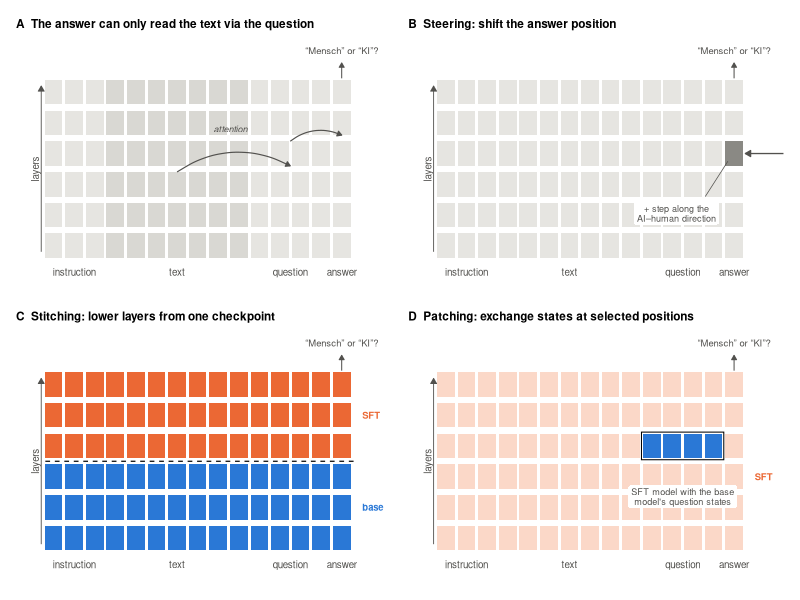
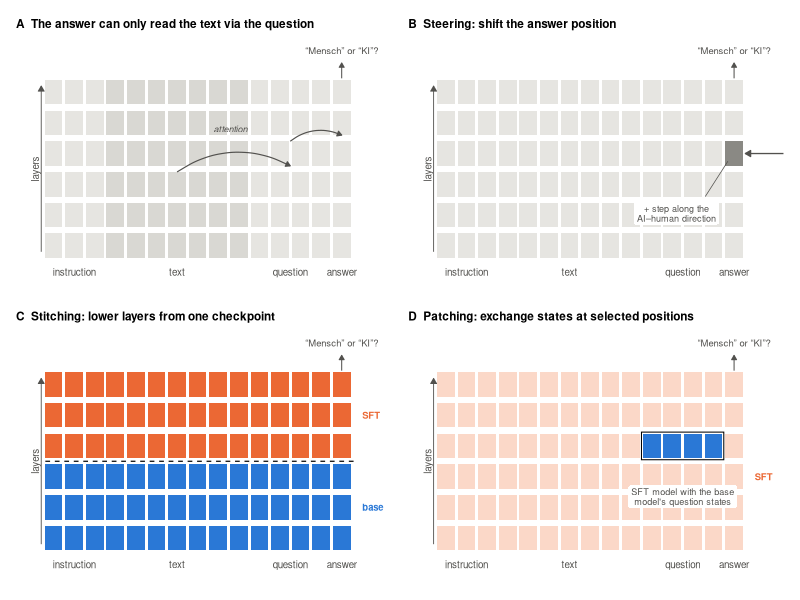

R code for these plots, in order:
# Conceptual methods figure: how the answer reads the text, steering, stitching, patching.
# Writes paper/figures/fig0_methods_schematic.{pdf,png}.  Usage: Rscript plots/fig_schematic.R
# Colour roles as in the data figures: blue = base checkpoint, orange = SFT checkpoint.

suppressPackageStartupMessages({ library(ggplot2); library(dplyr); library(patchwork) })

BLUE <- "#2a78d6"; ORANGE <- "#eb6834"; INK <- "#52514e"; TILE <- "#e6e5e1"; LIGHTBLUE <- "#cfe0f6"; LIGHTORANGE <- "#fbd8c8"
OUT <- "paper/figures"

# positions (x) and layers (y)
groups <- data.frame(group = c("instruction", "text", "question", "answer"),
                     from = c(1, 4, 11, 15), to = c(3, 10, 14, 15))
pos <- do.call(rbind, lapply(seq_len(nrow(groups)), function(i)
  data.frame(x = groups$from[i]:groups$to[i], group = groups$group[i])))
L <- 6
grid_df <- merge(pos, data.frame(y = 1:L))
group_lab <- groups |> mutate(x = (from + to) / 2)

base_panel <- function(fill_fun = function(d) TILE, title) {
  d <- grid_df; d$fill <- fill_fun(d)
  ggplot(d) +
    geom_tile(aes(x = x, y = y, fill = I(fill)), width = 0.86, height = 0.8, colour = NA) +
    geom_text(data = group_lab, aes(x = x, y = 0.15, label = group), size = 2.5, colour = INK) +
    annotate("text", x = 0.1, y = (L + 1) / 2, label = "layers", angle = 90, size = 2.5, colour = INK) +
    annotate("segment", x = 0.4, xend = 0.4, y = 0.8, yend = L + 0.2, colour = INK, linewidth = 0.3,
             arrow = arrow(length = unit(0.06, "in"), type = "closed")) +
    coord_cartesian(xlim = c(0, 16.6), ylim = c(-0.2, L + 1.6), clip = "off") +
    labs(title = title) + theme_void(base_size = 8.5) +
    theme(plot.title = element_text(face = "bold", size = 8.5, colour = "black", hjust = 0),
          plot.margin = margin(4, 6, 4, 6))
}
answer_out <- function(p) p +
  annotate("segment", x = 15, xend = 15, y = L + 0.45, yend = L + 0.95, colour = INK, linewidth = 0.35,
           arrow = arrow(length = unit(0.05, "in"), type = "closed")) +
  annotate("text", x = 15, y = L + 1.35, label = "“Mensch” or “KI”?", size = 2.4, colour = INK)

# A: how the answer reads the text
pA <- base_panel(function(d) ifelse(d$group == "text", "#d9d8d3", TILE),
                 "A  The answer can only read the text via the question") |> answer_out()
pA <- pA +
  annotate("curve", x = 7, xend = 12.5, y = 3.4, yend = 3.6, curvature = -0.3, colour = INK, linewidth = 0.4,
           arrow = arrow(length = unit(0.05, "in"), type = "closed")) +
  annotate("curve", x = 12.5, xend = 15, y = 4.4, yend = 4.6, curvature = -0.3, colour = INK, linewidth = 0.4,
           arrow = arrow(length = unit(0.05, "in"), type = "closed")) +
  annotate("text", x = 9.6, y = 4.8, label = "attention", size = 2.3, colour = INK, fontface = "italic")

# B: steering
pB <- base_panel(function(d) ifelse(d$x == 15 & d$y == 4, "#8a8984", TILE),
                 "B  Steering: shift the answer position") |> answer_out()
pB <- pB +
  annotate("segment", x = 17.4, xend = 15.55, y = 4, yend = 4, colour = INK, linewidth = 0.45,
           arrow = arrow(length = unit(0.06, "in"), type = "closed")) +
  annotate("label", x = 12.2, y = 2.05, label = "+ step along the\nAI–human direction", size = 2.3,
           colour = INK, hjust = 0.5, lineheight = 0.9, fill = "white", label.size = 0) +
  annotate("segment", x = 13.6, xend = 14.7, y = 2.6, yend = 3.75, colour = INK, linewidth = 0.25)

# C: stitching
pC <- base_panel(function(d) ifelse(d$y <= 3, BLUE, ORANGE), "C  Stitching: lower layers from one checkpoint") |>
  answer_out()
pC <- pC +
  annotate("segment", x = 0.6, xend = 15.6, y = 3.5, yend = 3.5, colour = "black", linewidth = 0.4, linetype = "dashed") +
  annotate("text", x = 16.0, y = 2, label = "base", size = 2.4, colour = BLUE, hjust = 0, fontface = "bold") +
  annotate("text", x = 16.0, y = 5, label = "SFT", size = 2.4, colour = ORANGE, hjust = 0, fontface = "bold")

# D: patching
pD <- base_panel(function(d) ifelse(d$y == 4 & d$group == "question", BLUE, LIGHTORANGE),
                 "D  Patching: exchange states at selected positions") |> answer_out()
pD <- pD +
  annotate("rect", xmin = 10.5, xmax = 14.5, ymin = 3.55, ymax = 4.45, fill = NA, colour = "black", linewidth = 0.35) +
  annotate("label", x = 12.5, y = 2.35, label = "SFT model with the base\nmodel's question states", size = 2.3,
           colour = INK, lineheight = 0.9, fill = "white", label.size = 0) +
  annotate("text", x = 16.0, y = 3.0, label = "SFT", size = 2.4, colour = ORANGE, hjust = 0, fontface = "bold")

p <- (pA | pB) / (pC | pD)
ggsave(file.path(OUT, "fig0_methods_schematic.pdf"), p, width = 7, height = 4.0, device = cairo_pdf)
ggsave(file.path(OUT, "fig0_methods_schematic.png"), p, width = 7, height = 4.0, dpi = 200, bg = "white")
cat("written fig0_methods_schematic\n")
